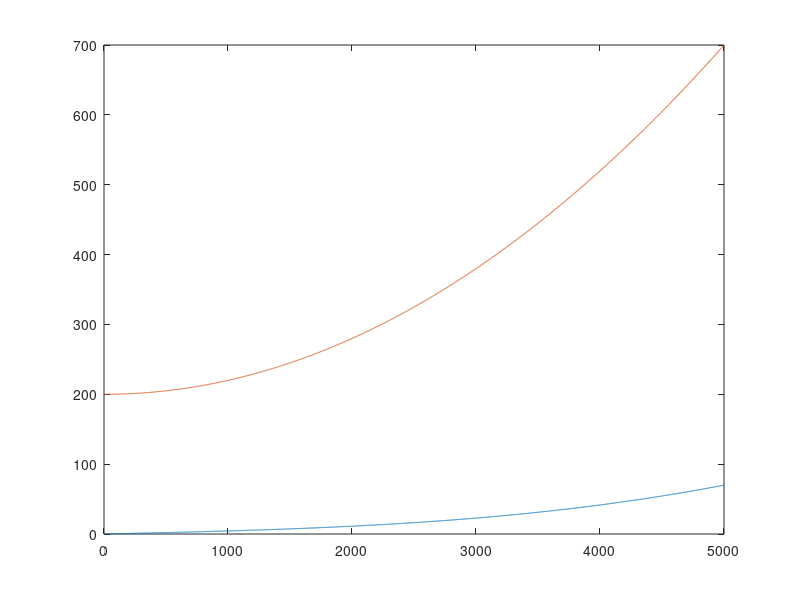

MATLAB code for this plot:
clc
clear all
close all
% Parameters for the Kelvin-Voigt model
k = 50000;  % Elastic modulus in Pa
eta = 10000; % Viscosity in Pa.s

% Time parameters
dt = 1e-3; % Time step in seconds
t_mat = 0:dt:10; % Total time for simulation in seconds

% Total number of time steps
N = length(t_mat);

% Applied stress: Increasing linearly for the first half, then decreasing
halfN = round(N/2)-1;
%%

maxStrain=0.1
epsilon_mat = linspace(0,maxStrain,halfN+1); % Strain
%epsilon_mat(end+1) = epsilon_mat(halfN);

epsilon_dot_mat = diff(epsilon_mat(1:halfN+1))/dt; % Strain rate
%epsilon_dot_mat(end+1) =0;
epsilon_dot_old = -1*(epsilon_dot_mat(end));
epsilon_dot_mat(end+1) = -1*epsilon_dot_old;
%%
k_mat = k*epsilon_mat(1:halfN).^2;          % Corresponding values of k
eta_mat=eta*epsilon_mat(1:halfN);


% Create an interpolation functions
k_interp = @(x) interp1(epsilon_mat(1:halfN), k_mat, x, 'linear', 'extrap');
eta_interp = @(x) interp1(epsilon_mat(1:halfN),eta_mat,x,'linear','extrap');

% Initializing strain and strain rate arrays
sigma_mat = zeros(1,halfN);
%% Forward Cycle
% Simulation loop for the Kelvin-Voigt model

sigma_mat(1:halfN)=k_mat.*epsilon_mat(1:halfN)...
        + eta_mat.*epsilon_dot_mat(1:halfN);

plot(sigma_mat(1:halfN));
hold on; plot(sigma_mat(1:halfN)./epsilon_mat(1:halfN))

%% Return Cycle
tMat2 = [];
t2= 0;
%%
for i = 1: 10000
epsilon0 = epsilon_mat(end);

eta_current = eta_interp(epsilon0);
k_current = k_interp(epsilon0);
DecayT = eta_current./k_current;

epsilon_relax = epsilon0*exp(-dt/DecayT);

epsilon_dot_relax = epsilon_relax-epsilon_mat(end);

sigma_relax=   k_current.*epsilon_relax...
        + eta_current.*epsilon_dot_relax;
epsilon_mat(end+1) = epsilon_relax;
sigma_mat(end+1) = sigma_relax;
epsilon_dot_mat(end+1) = epsilon_dot_relax;
t2 = t2+dt;
tMat2(end+1) = t2;
end
